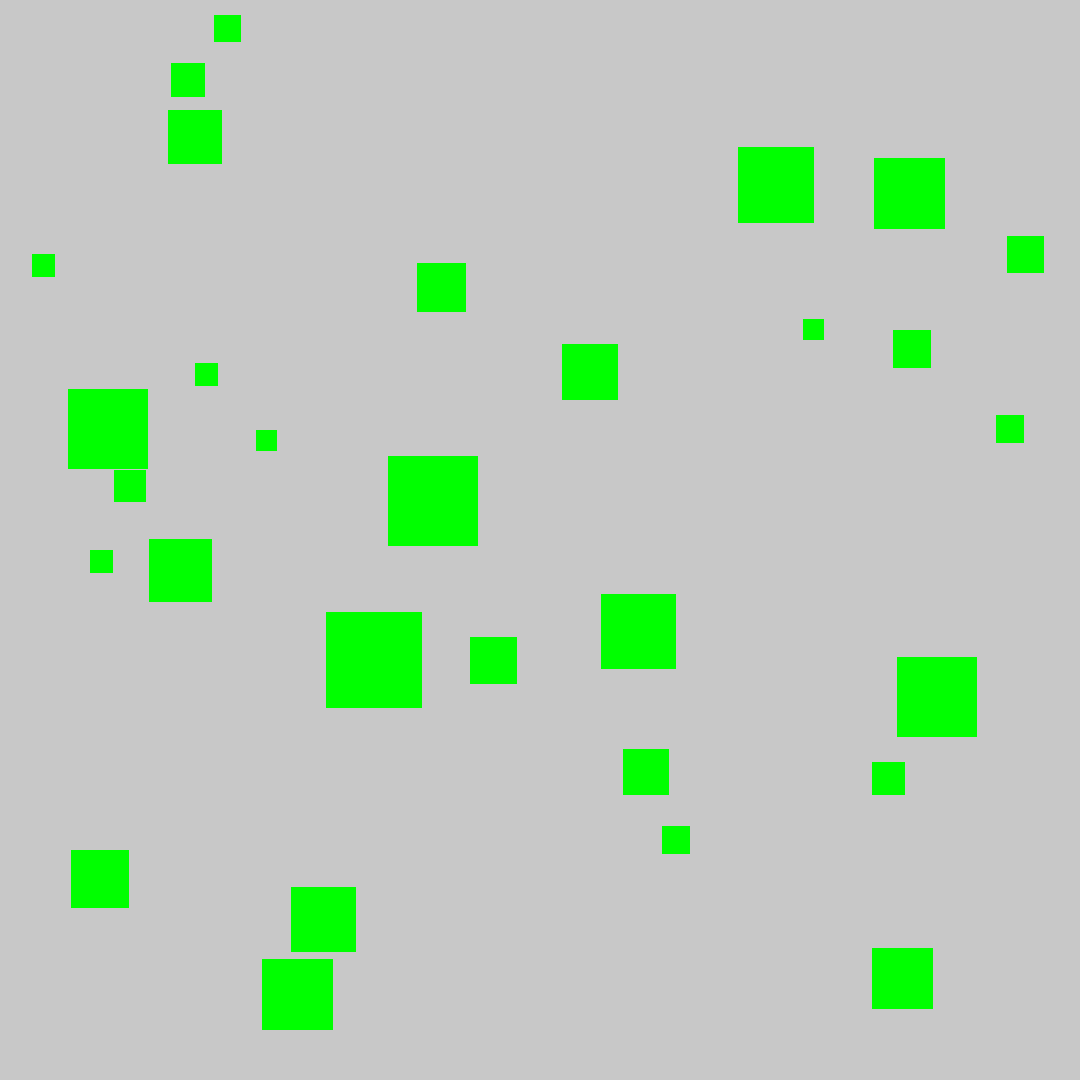
Frame 1 (no input)
Frame 60 (the mouse pressed at the canvas centre just before this capture): identical to frame 1, image omitted
Frame 120 (the mouse held since frame 60 and released just before this capture): identical to frame 1, image omitted

The Processing sketch that drew this single still picture (run headless with seeded random() and noise(); from frame 60 on, the mouse is pressed at the canvas centre):

// Processing sketch: main
// ── main.pde
int NUM_SQUARES = 30;

int MIN_SQUARE_SIZE=20;
int MAX_SQUARE_SIZE=100;
ArrayList<Square> squares = new ArrayList<Square>();


void setup() {
  size(1080, 1080);
  generateSquares();
}

void draw() {
  background(200);
  noStroke();
  
  for (int i = 0; i < NUM_SQUARES; i++) {
    //FIXME: where to define distortion level.
    squares.get(i).draw_square(3);
  }
}

void generateSquares() {
  int attempts = 0;
  while (squares.size() <  NUM_SQUARES && attempts < 1000) {
    int s = int(random(MIN_SQUARE_SIZE, MAX_SQUARE_SIZE));
    int x = int(random(width - s));
    int y = int(random(height - s));
    Square newSquare = new Square(x, y, x+s, y, x+s, y+s, x, y+s);
    
    boolean overlaps = false;
    for (int i = 0; i < squares.size(); i++) {
      Square existing = squares.get(i);
      if (rectsOverlap(newSquare.x1, newSquare.y1, s, existing.x1, existing.y1, existing.x2-existing.x1)) {
        overlaps = true;
        break;
      }
    }
    
    if (!overlaps) {
      squares.add(newSquare);
    }
    attempts++;
  }
}

boolean rectsOverlap(float x1, float y1, int s1, float x2, float y2, int s2) {
  return !(x1 + s1 < x2 || x1 > x2 + s2 || y1 + s1 < y2 || y1 > y2 + s2);
}

// ── condition.pde
class Condition{

  int numTrials;
  float distortion;
  int currentTrial;
  int totalTime;
  boolean useSDDR;
  String name;
  ArrayList<Trial> trials;
  
  Condition(String condition_name, int num_trials, float distortion_level, boolean use_sddr ){
    this.name = condition_name;
    this.numTrials = num_trials;
    this.distortion = distortion_level;
    this.useSDDR = use_sddr;
    this.currentTrial = 0;
    this.totalTime = 0; //FIXME: do I actually use this?
    
    this.trials = new ArrayList<Trial>(numTrials);
      for(int i=0; i<this.numTrials; i++){ this.trials.add(new Trial()); }
  }
  
  void start_trial_timer(){
      trials.get(currentTrial).startTime = millis();
  }
    
  void end_trial_timer(){
      trials.get(currentTrial).set_elapsed_time();
  }
    
  void get_trial_elapsed_time(){
      trials.get(currentTrial).set_elapsed_time();
  }
    
  void finish_trial(float ID){
      trials.get(currentTrial).set_ID(ID);
  }
  
  void update_current_trial(){
      currentTrial+=1;
  }
  
  void print_results(Table results){
      // ConditionName, TrialNumber, FittsID, CompletionTime, Errors
      String fitts =  nf(trials.get(currentTrial).get_ID(), 0, 2);
      String time = str(trials.get(currentTrial).get_elapsed_time());
      TableRow newRow = results.addRow();
      newRow.setString("Condition Name", this.name);
      newRow.setString("Trial", str(currentTrial));
      newRow.setString("ID", fitts);
      newRow.setString("Time (ms)", time);
      newRow.setString("Distortion", str(this.distortion));
      newRow.setString("Use SDDR", str(this.useSDDR));
      results.addRow(newRow);
    }
}

// ── target.pde
class Square{
  int x1;
  int y1;
  int x2;
  int y2;
  int x3;
  int y3;
  int x4;
  int y4;
  boolean target;
  
  Square(int X1, int Y1, int X2, int Y2, int X3, int Y3, int X4, int Y4){
    this.x1 = X1;
    this.y1 = Y1;
    this.x2 = X2;
    this.y2 = Y2;
    this.x3 = X3;
    this.y3 = Y3;
    this.x4 = X4;
    this.y4 = Y4;
    this.target = false;
  }
  
  void draw_square(int distortion){
     color colour = this.target ? color(255, 255, 0) : color(0, 255, 0);
     fill(colour);
     
     //int fish_x1 = _fish_eye_transform(this.x1, width/2, distortion);
     //int fish_y1 = _fish_eye_transform(this.y1, height/2, distortion);
     //int fish_x2 = _fish_eye_transform(this.x2, width/2, distortion);
     //int fish_y2 = _fish_eye_transform(this.y2, height/2, distortion);
     //int fish_x3 = _fish_eye_transform(this.x3, width/2, distortion);
     //int fish_y3 = _fish_eye_transform(this.y3, height/2, distortion);
     //int fish_x4 = _fish_eye_transform(this.x4, width/2, distortion);
     //int fish_y4 = _fish_eye_transform(this.y4, height/2, distortion);

    // quad(fish_x1, fish_y1, fish_x2, fish_y2, fish_x3, fish_y3, fish_x4, fish_y4);
    quad(this.x1, this.y1, this.x2, this.y2, this.x3, this.y3, this.x4, this.y4);

  }

  void set_as_target(){
    this.target = true;
  }
  

  int _fish_eye_transform(int p, int f, int distortion){
    int r=0;
    int maxDiff=0;
    if(p<f){
      maxDiff = f;
    }else{
      maxDiff = width - f;
    }

    int d = abs(p - f);
    int g = 1; 
    if(d > 0){
      g = (distortion +1)/(distortion + maxDiff / d); //CHECK ORDER OF OPERATIONS HERE?
    }
    
    if(p == f){
      r = p;
    }else if(p > f){
      r = f + (g * maxDiff); 
    }else{
      r = f - (g * maxDiff);
    }
    return r;
  }
}

// ── trial.pde
class Trial {

  int startTime;
  int endTime;
  int elapsedTime;
  float ID;
  int unsuccessful_attempts;
   
   void set_elapsed_time(){
     elapsedTime = millis() - startTime;
   }
   
   int get_elapsed_time(){
     return elapsedTime;
   }
   
   void set_ID(float ID){
      this.ID = ID;
   }
   
   float get_ID(){
     return this.ID;
   }

   Trial(){ 
     startTime = 0;
     endTime = 0;
     elapsedTime = 0;
     ID = 0.0;
   }
}
